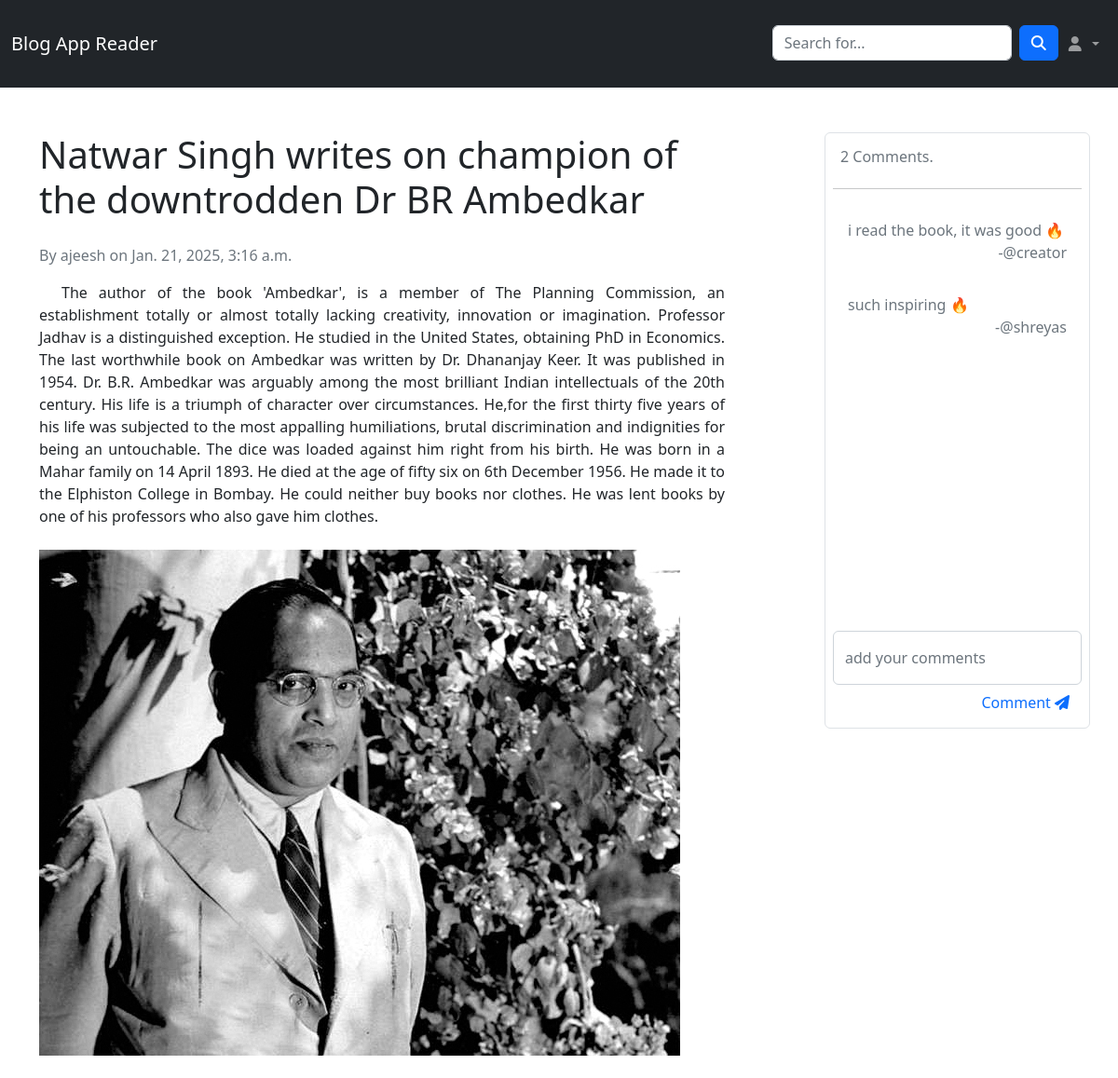
Screenshot of /reader/detail_blog/3 with the database file from the repository.
### writter/models.py (models this page shows, shortened)
class Post(models.Model):
	title = models.CharField(max_length=255)
	content = models.TextField()
	images = models.ImageField(upload_to='uploads/images/', blank=True)
	author = models.ForeignKey(User, on_delete=models.CASCADE)
	created_at = models.DateTimeField(auto_now_add=True)
	updated_at = models.DateTimeField(auto_now=True)
	slug = models.SlugField(unique=True, blank=True)
	status = models.BooleanField(default=True)

### reader/models.py (models this page shows, shortened)
class Comment(models.Model):
    post=models.ForeignKey(Post,on_delete=models.CASCADE,related_name='comments')
    author=models.ForeignKey(User,on_delete=models.CASCADE)
    content=models.TextField()
    created_at=models.DateTimeField(auto_now_add=True)

### reader/views.py (the view, shortened to what this page needs)
# urls.py: path('detail_blog/<int:id>', DetailBlog.as_view(), name='detail_blog'),
class DetailBlog(views.View):
	def get(self, request, *args, **kwargs):
		blog_id = kwargs.get('id')
		blog = Post.objects.get(id=blog_id)
		comments = Comment.objects.filter(post=blog)
		form = CommentForm()
		return render(request, 'reader/detail_blog.html', {'blog': blog, 'form': form, "comments": comments})

### reader/forms.py
class CommentForm(forms.ModelForm):
	class Meta:
		model = Comment
		fields = ['content']
		widgets = {
			'content': forms.TextInput(attrs={"class": "form-control", "placeholder": "content", "id": "id_comment"}),
		}

### reader/templates/reader/detail_blog.html (shortened to what this page needs)
<!DOCTYPE html>
<html lang="en">
<head>
    <link href="https://cdn.jsdelivr.net/npm/bootstrap@5.2.3/dist/css/bootstrap.min.css" rel="stylesheet"
>
        <link rel="stylesheet" href="https://cdnjs.cloudflare.com/ajax/libs/font-awesome/6.7.2/css/all.min.css" />
</head>
<body>
    <nav class="navbar navbar-expand-lg navbar-dark bg-dark">
        <div class="container-fluid">
            <a class="navbar-brand py-5 py-md-4" href="{% url 'viewer_home' %}">Blog App Reader</a>
            <div class="collapse navbar-collapse" id="navbarNav">
                <ul class="navbar-nav ms-auto">
                    <li class="nav-item">
                        <form class="d-flex">
                            <input class="form-control me-2" type="search" placeholder="Search for..."
                                aria-label="Search">
                            <button class="btn btn-primary" type="submit"><i class="fas fa-search"></i></button>
                        </form>
                    </li>
                    <li class="nav-item dropdown">
                        <a class="nav-link dropdown-toggle" id="navbarDropdown" href="#" role="button"
                            data-bs-toggle="dropdown" aria-expanded="false">
                            <i class="fas fa-user fa-fw"></i>
                        </a>
                    </li>
                </ul>
            </div>
        </div>
    </nav>
    <div class="container mt-5 mb-3 pb-2">
        <div class="row justify-content-md-between justify-content-center">
            <div class="col-lg-8 col-md-7 mb-3 mb-md-0">
                <h1 class="mb-4">{{ blog.title }}</h1>
                <p class="text-muted">By {{ blog.author }} on {{ blog.created_at }}</p>
                <div class="content" style="text-align: justify; text-indent: 1.5rem;">
                    {{ blog.content|safe }}
                </div>
                {% if blog.images %}
                <div class="mt-4">
                    <img src="{{ blog.images.url }}" class="img-fluid" alt="{{ blog.title }}">
                </div>
                {% endif %}
            </div>
            <div class="col-10 col-lg-3 col-md-4 d-flex flex-column border rounded p-2 hh mb-3 mb-md-0">
                <div class="h6 pt-2 ps-2 text-muted">{{blog.comments.count}} Comments.</div>
                <hr>
                <div class="flex-grow-1 overflow-auto">
                    {% for comment in comments %}
                    <div class="card border-0">
                        <div class="card-body">
                            <div class="text-muted">{{comment.content}}</div>
                            {% if comment.author == blog.author %}
                            <div class="text-muted text-end fs-6" >-@creator</div>
                            {% else %}
                            <div class="text-muted text-end fs-6" >-@{{comment.author}}</div>
                            {% endif %}
                        </div>
                    </div>
                    {% endfor %}
                </div>
                <div class="text-end">
                    <form method="post">
                        <div class="form-floating">
                            {{ form.content }}
                            <label for="id_comment" class="fs-6 fw-light text-muted">add your comments</label>
                        </div>
                        <button type="submit" class="btn text-primary">Comment <i class="fa-solid fa-paper-plane"></i></button>
                    </form>
                </div>
            </div>
        </div>
    </div>
</body>
</html>

### reader/templates/reader/detail_blog.html (style rules this page uses)
.hh { height: 80vh; }

### rows the page displays
Post: title "Natwar Singh writes on champion of the downtrodden Dr BR Ambedkar", author "ajeesh", created_at "Jan. 21, 2025, 3:16 a.m.", content "The author of the book 'Ambedkar', is a member of The Planning Commission, an establishment totally or almost totally lacking creativity, innovation or imagination. Professor Jadhav is a distinguished exception. He studied in the United States, obtaining PhD in Economics. The last worthwhile book on Ambedkar was written by Dr. Dhananjay Keer. It was published in 1954. Dr. B.R. Ambedkar was arguably among the most brilliant Indian intellectuals of the 20th century. His life is a triumph of character over circumstances. He,for the first thirty five years of his life was subjected to the most appalling humiliations, brutal discrimination and indignities for being an untouchable. The dice was…", images (picture), comments.count "2"
Comment: content "i read the book, it was good 🔥", shows "-@creator"
Comment: content "such inspiring 🔥", author "shreyas"
